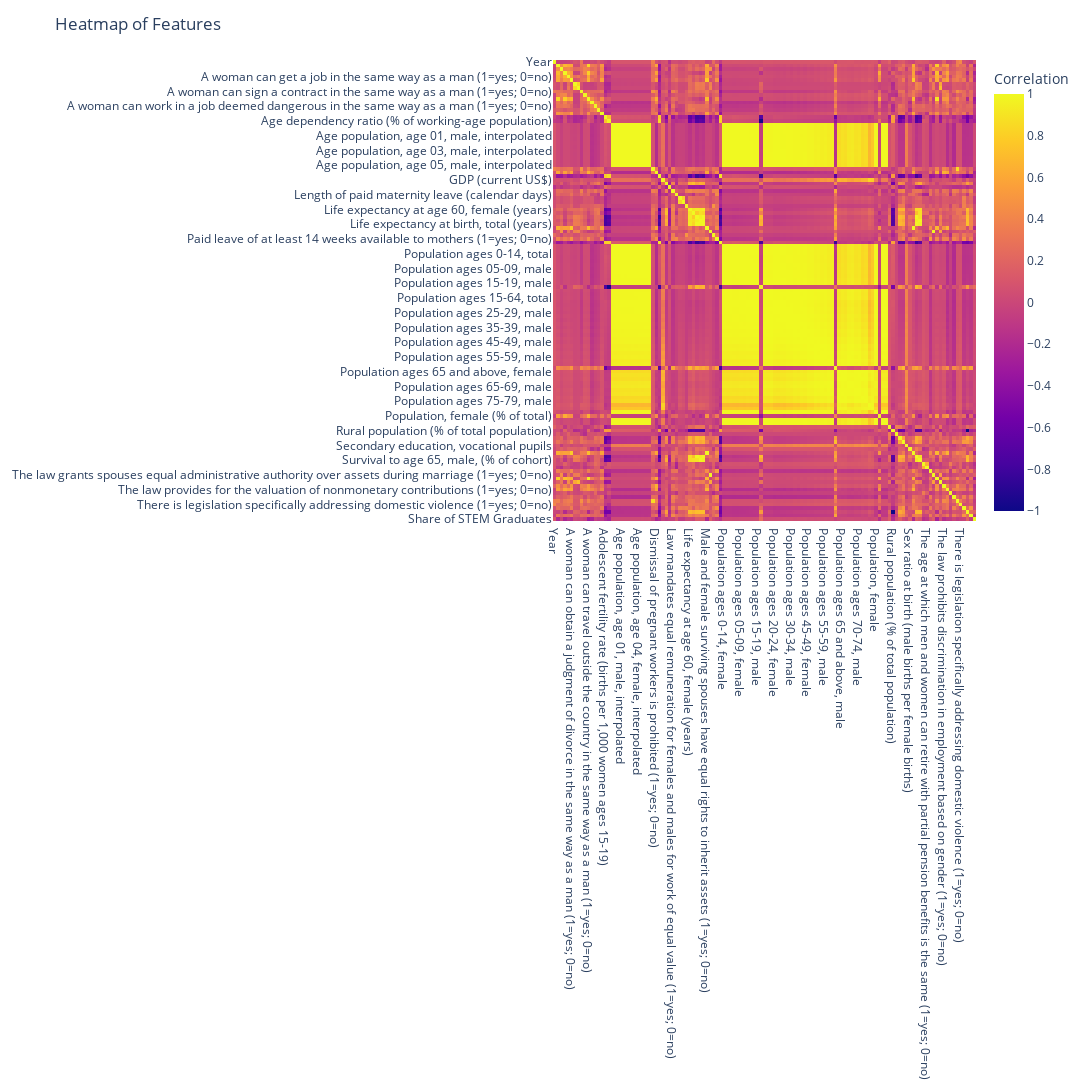

The notebook cell this image was saved under:
### Markdown cell above
### Check for covariats

### Code cell
correlation_matrix = merged_data.corr(numeric_only=True)

fig = px.imshow(
    correlation_matrix,
    labels=dict(color="Correlation"),
    x=correlation_matrix.columns,
    y=correlation_matrix.columns,
    aspect="auto")

fig.update_layout(
    title="Heatmap of Features",
    width=1200,
    height=1200
)

fig.show()

### Figure 1 — Plotly figure (JSON) as saved in the notebook; plotly's stock layout.template omitted (floating-point values rounded to 4 significant figures; data arrays with more than 128 entries replaced by an {"elided": "..."} marker saying what was removed)
{"data": [{"coloraxis": "coloraxis", "hovertemplate": "x: %{x}<br>y: %{y}<br>Correlation: %{z}<extra></extra>", "name": "0", "type": "heatmap", "x": ["Year", "A woman can apply for a passport in the same way as a man (1=yes; 0=no)", "A woman can be head of household in the same way as a man (1=yes; 0=no)", "A woman can choose where to live in the same way as a man (1=yes; 0=no)", "A woman can get a job in the same way as a man (1=yes; 0=no)", "A woman can obtain a judgment of divorce in the same way as a man (1=yes; 0=no)", "A woman can open a bank account in the same way as a man (1=yes; 0=no)", "A woman can register a business in the same way as a man (1=yes; 0=no)", "A woman can sign a contract in the same way as a man (1=yes; 0=no)", "A woman can travel outside her home in the same way as a man (1=yes; 0=no)", "A woman can travel outside the country in the same way as a man (1=yes; 0=no)", "A woman can work at night in the same way as a man (1=yes; 0=no)", "A woman can work in a job deemed dangerous in the same way as a man (1=yes; 0=no)", "A woman can work in an industrial job in the same way as a man (1=yes; 0=no)", "A woman has the same rights to remarry as a man (1=yes; 0=no)", "Adolescent fertility rate (births per 1,000 women ages 15-19)", "Age dependency ratio (% of working-age population)", "Age population, age 0, female, interpolated", "Age population, age 0, male, interpolated", "Age population, age 01, female, interpolated", "Age population, age 01, male, interpolated", "Age population, age 02, female, interpolated", "Age population, age 02, male, interpolated", "Age population, age 03, female, interpolated", "Age population, age 03, male, interpolated", "Age population, age 04, female, interpolated", "Age population, age 04, male, interpolated", "Age population, age 05, female, interpolated", "Age population, age 05, male, interpolated", "Criminal penalties or civil remedies exist for sexual harassment in employment (1=yes; 0=no)", "Dismissal of pregnant workers is prohibited (1=yes; 0=no)", "Fertility rate, total (births per woman)", "GDP (current US$)", "GDP per capita (Current US$)", "Inflation, consumer prices (annual %)", "Law mandates equal remuneration for females and males for work of equal value (1=yes; 0=no)", "Length of paid maternity leave (calendar days)", "Length of paid parental leave for father (calendar days)", "Length of paid parental leave for mother (calendar days)", "Length of paid paternity leave (calendar days)", "Life expectancy at age 60, female (years)", "Life expectancy at age 60, male (years)", "Life expectancy at birth, female (years)", "Life expectancy at birth, male (years)", "Life expectancy at birth, total (years)", "Male and female surviving spouses have equal rights to inherit assets (1=yes; 0=no)", "Men and women have equal ownership rights to immovable property (1=yes; 0=no)", "Paid leave is available to fathers (1=yes; 0=no)", "Paid leave of at least 14 weeks available to mothers (1=yes; 0=no)", "Population ages 0-14 (% of total)", "Population ages 0-14, female", "Population ages 0-14, male", "Population ages 0-14, total", "Population ages 00-04, female", "Population ages 00-04, male", "Population ages 05-09, female", "Population ages 05-09, male", "Population ages 10-14, female", "Population ages 10-14, male", "Population ages 15-19, female", "Population ages 15-19, male", "Population ages 15-64 (% of total)", "Population ages 15-64, female", "Population ages 15-64, male", "Population ages 15-64, total", "Population ages 20-24, female", "Population ages 20-24, male", "Population ages 25-29, female", "Population ages 25-29, male", "Population ages 30-34, female", "Population ages 30-34, male", "Population ages 35-39, female", "Population ages 35-39, male", "Population ages 40-44, female", "Population ages 40-44, male", "Population ages 45-49, female", "Population ages 45-49, male", "Population ages 50-54, female", "Population ages 50-54, male", "Population ages 55-59, female", "Population ages 55-59, male", "Population ages 60-64, female", "Population ages 60-64, male", "Population ages 65 and above (% of total)", "Population ages 65 and above, female", "Population ages 65 and above, male", "Population ages 65 and above, total", "Population ages 65-69, female", "Population ages 65-69, male", "Population ages 70-74, female", "Population ages 70-74, male", "Population ages 75-79, female", "Population ages 75-79, male", "Population ages 80 and above, female", "Population ages 80 and above, male", "Population, female", "Population, female (% of total)", "Population, male", "Population, total", "Primary education, pupils (% female)", "Rural population (% of total population)", "School enrollment, primary, female (% gross)", "School enrollment, secondary, female (% gross)", "School enrollment, tertiary (% gross)", "Secondary education, vocational pupils", "Sex ratio at birth (male births per female births)", "Sons and daughters have equal rights to inherit assets from their parents (1=yes; 0=no)", "Survival to age 65, female, (% of cohort)", "Survival to age 65, male, (% of cohort)", "The age at which men and women can retire with full pension benefits is the same (1=yes; 0=no)", "The age at which men and women can retire with partial pension benefits is the same (1=yes; 0=no)", "The government administers 100% of maternity leave benefits (1=yes; 0=no)", "The law grants spouses equal administrative authority over assets during marriage (1=yes; 0=no)", "The law is free of legal provisions that require a married woman to obey her husband (1=yes; 0=no)", "The law prohibits discrimination in access to credit based on gender (1=yes; 0=no)", "The law prohibits discrimination in employment based on gender (1=yes; 0=no)", "The law provides for the valuation of nonmonetary contributions (1=yes; 0=no)", "The mandatory retirement age for men and women is the same (1=yes; 0=no)", "There are periods of absence due to childcare accounted for in pension benefits (1=yes; 0=no)", "There is legislation on sexual harassment in employment (1=yes; 0=no)", "There is legislation specifically addressing domestic violence (1=yes; 0=no)", "There is paid parental leave (1=yes; 0=no)", "Urban population (% of total population)", "Vocational and Technical enrolment (% of total secondary enrolment), total", "Share of STEM Graduates"], "xaxis": "x", "y": ["Year", "A woman can apply for a passport in the same way as a man (1=yes; 0=no)", "A woman can be head of household in the same way as a man (1=yes; 0=no)", "A woman can choose where to live in the same way as a man (1=yes; 0=no)", "A woman can get a job in the same way as a man (1=yes; 0=no)", "A woman can obtain a judgment of divorce in the same way as a man (1=yes; 0=no)", "A woman can open a bank account in the same way as a man (1=yes; 0=no)", "A woman can register a business in the same way as a man (1=yes; 0=no)", "A woman can sign a contract in the same way as a man (1=yes; 0=no)", "A woman can travel outside her home in the same way as a man (1=yes; 0=no)", "A woman can travel outside the country in the same way as a man (1=yes; 0=no)", "A woman can work at night in the same way as a man (1=yes; 0=no)", "A woman can work in a job deemed dangerous in the same way as a man (1=yes; 0=no)", "A woman can work in an industrial job in the same way as a man (1=yes; 0=no)", "A woman has the same rights to remarry as a man (1=yes; 0=no)", "Adolescent fertility rate (births per 1,000 women ages 15-19)", "Age dependency ratio (% of working-age population)", "Age population, age 0, female, interpolated", "Age population, age 0, male, interpolated", "Age population, age 01, female, interpolated", "Age population, age 01, male, interpolated", "Age population, age 02, female, interpolated", "Age population, age 02, male, interpolated", "Age population, age 03, female, interpolated", "Age population, age 03, male, interpolated", "Age population, age 04, female, interpolated", "Age population, age 04, male, interpolated", "Age population, age 05, female, interpolated", "Age population, age 05, male, interpolated", "Criminal penalties or civil remedies exist for sexual harassment in employment (1=yes; 0=no)", "Dismissal of pregnant workers is prohibited (1=yes; 0=no)", "Fertility rate, total (births per woman)", "GDP (current US$)", "GDP per capita (Current US$)", "Inflation, consumer prices (annual %)", "Law mandates equal remuneration for females and males for work of equal value (1=yes; 0=no)", "Length of paid maternity leave (calendar days)", "Length of paid parental leave for father (calendar days)", "Length of paid parental leave for mother (calendar days)", "Length of paid paternity leave (calendar days)", "Life expectancy at age 60, female (years)", "Life expectancy at age 60, male (years)", "Life expectancy at birth, female (years)", "Life expectancy at birth, male (years)", "Life expectancy at birth, total (years)", "Male and female surviving spouses have equal rights to inherit assets (1=yes; 0=no)", "Men and women have equal ownership rights to immovable property (1=yes; 0=no)", "Paid leave is available to fathers (1=yes; 0=no)", "Paid leave of at least 14 weeks available to mothers (1=yes; 0=no)", "Population ages 0-14 (% of total)", "Population ages 0-14, female", "Population ages 0-14, male", "Population ages 0-14, total", "Population ages 00-04, female", "Population ages 00-04, male", "Population ages 05-09, female", "Population ages 05-09, male", "Population ages 10-14, female", "Population ages 10-14, male", "Population ages 15-19, female", "Population ages 15-19, male", "Population ages 15-64 (% of total)", "Population ages 15-64, female", "Population ages 15-64, male", "Population ages 15-64, total", "Population ages 20-24, female", "Population ages 20-24, male", "Population ages 25-29, female", "Population ages 25-29, male", "Population ages 30-34, female", "Population ages 30-34, male", "Population ages 35-39, female", "Population ages 35-39, male", "Population ages 40-44, female", "Population ages 40-44, male", "Population ages 45-49, female", "Population ages 45-49, male", "Population ages 50-54, female", "Population ages 50-54, male", "Population ages 55-59, female", "Population ages 55-59, male", "Population ages 60-64, female", "Population ages 60-64, male", "Population ages 65 and above (% of total)", "Population ages 65 and above, female", "Population ages 65 and above, male", "Population ages 65 and above, total", "Population ages 65-69, female", "Population ages 65-69, male", "Population ages 70-74, female", "Population ages 70-74, male", "Population ages 75-79, female", "Population ages 75-79, male", "Population ages 80 and above, female", "Population ages 80 and above, male", "Population, female", "Population, female (% of total)", "Population, male", "Population, total", "Primary education, pupils (% female)", "Rural population (% of total population)", "School enrollment, primary, female (% gross)", "School enrollment, secondary, female (% gross)", "School enrollment, tertiary (% gross)", "Secondary education, vocational pupils", "Sex ratio at birth (male births per female births)", "Sons and daughters have equal rights to inherit assets from their parents (1=yes; 0=no)", "Survival to age 65, female, (% of cohort)", "Survival to age 65, male, (% of cohort)", "The age at which men and women can retire with full pension benefits is the same (1=yes; 0=no)", "The age at which men and women can retire with partial pension benefits is the same (1=yes; 0=no)", "The government administers 100% of maternity leave benefits (1=yes; 0=no)", "The law grants spouses equal administrative authority over assets during marriage (1=yes; 0=no)", "The law is free of legal provisions that require a married woman to obey her husband (1=yes; 0=no)", "The law prohibits discrimination in access to credit based on gender (1=yes; 0=no)", "The law prohibits discrimination in employment based on gender (1=yes; 0=no)", "The law provides for the valuation of nonmonetary contributions (1=yes; 0=no)", "The mandatory retirement age for men and women is the same (1=yes; 0=no)", "There are periods of absence due to childcare accounted for in pension benefits (1=yes; 0=no)", "There is legislation on sexual harassment in employment (1=yes; 0=no)", "There is legislation specifically addressing domestic violence (1=yes; 0=no)", "There is paid parental leave (1=yes; 0=no)", "Urban population (% of total population)", "Vocational and Technical enrolment (% of total secondary enrolment), total", "Share of STEM Graduates"], "yaxis": "y", "z": {"elided": "125x125 float values"}}], "layout": {"coloraxis": {"colorbar": {"title": {"text": "Correlation"}}, "colorscale": [[0, "#0d0887"], [0.1111, "#46039f"], [0.2222, "#7201a8"], [0.3333, "#9c179e"], [0.4444, "#bd3786"], [0.5556, "#d8576b"], [0.6667, "#ed7953"], [0.7778, "#fb9f3a"], [0.8889, "#fdca26"], [1, "#f0f921"]]}, "height": 1200, "margin": {"t": 60}, "title": {"text": "Heatmap of Features"}, "width": 1200, "xaxis": {"anchor": "y", "domain": [0, 1]}, "yaxis": {"anchor": "x", "autorange": "reversed", "domain": [0, 1]}}}
